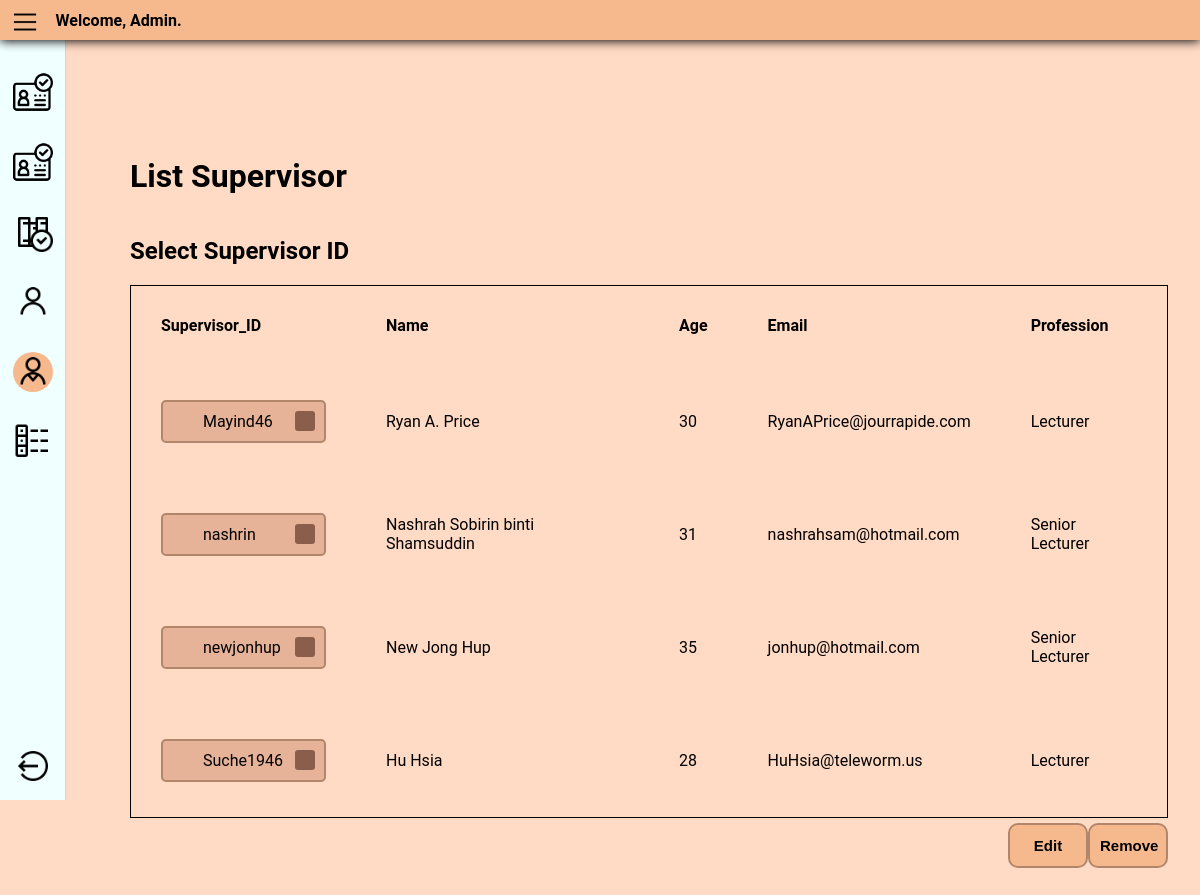
/admin/ListUser/supervisor_list/list_supervisor.php, run on the app's committed database.
### tables this page shows
CREATE TABLE `Supervisor` (
  `SUPERVISOR_ID` varchar(10) NOT NULL,
  `NAME` varchar(90) DEFAULT NULL,
  `PASSWORD` varchar(70) NOT NULL,
  `AGE` decimal(10,0) DEFAULT NULL,
  `EMAIL` varchar(80) DEFAULT NULL,
  `PROFESSION` varchar(100) DEFAULT NULL,
  `ISVERIFIED` bit(1) DEFAULT NULL
);

### admin/ListUser/supervisor_list/list_supervisor.php (the view, shortened to what this page needs)
<?php
require('../../../src/database.php');
?>
<!DOCTYPE html>
<html lang="en">
<head>
    <link rel="stylesheet" href="../../admin.css" type="text/css">
    <link rel="stylesheet" href="../../../supervisor/css/sidebar_header.css" type="text/css">
</head>
<body>
<header class="header">
    <img class="menu-icon" src="../../../src/icon/menu_128px.png" alt="menu icon" title="Menu">
    <div class="welcome-msg">
        Welcome, Admin.
    </div>
</header>
<div class="container">
    <div class="sidebar">
        <div class="middle-sidebar">
            <ul class="sidebar-item-list">
                <li>
                    <a href="../../VerifyUser/verify_supervisor.php"><img class="sidebar-item"
                                                                          src="../../../src/icon/verify_128px.png"
                                                                          alt="verify supervisor"
                                                                          title="Verify Supervisor"></a>
                </li>
                <li>
                    <a href="../../VerifyUser/verify_student.php"><img class="sidebar-item"
                                                                       src="../../../src/icon/verify_128px.png"
                                                                       alt="verify student" title="Verify Student"></a>
                </li>
                <li>
                    <a href="../../adminProject/verify_project.php"><img class="sidebar-item"
                                                                         src="../../../src/icon/verify_project_128px.png"
                                                                         alt="verify project"
                                                                         title="Verify Project"></a>
                </li>
                <li>
                    <a href="../student_list/list_student.php"><img class="sidebar-item"
                                                                    src="../../../src/icon/list_student_128px.png"
                                                                    alt="list student"
                                                                    title="List Student"></a>
                </li>
                <li>
                    <a href="list_supervisor.php"><img class="sidebar-item selected"
                                                       src="../../../src/icon/list_supervisor_128px.png"
                                                       alt="list supervisor"
                                                       title="List Supervisor"></a>
                </li>
                <li>
                    <a href="../../adminProject/list_project.php"><img class="sidebar-item"
                                                                       src="../../../src/icon/project_list_128px.png"
                                                                       alt="list project"
                                                                       title="List Project"></a>
                </li>
            </ul>
        </div>
        <div class="bottom-sidebar">
            <ul class="sidebar-item-list">
                <li>
                    <a href="../../../src/logout.php"><img class="sidebar-item" src="../../../src/icon/logout_128px.png"
                                                           alt="logout icon" title="Logout"></a>
                </li>
            </ul>
        </div>
    </div>
    <div class="content">
        <div class="verify-box">
            <h1>List Supervisor</h1>
            <h2>Select Supervisor ID</h2>
            <form action="listSupervisor_function.php" method="post">
                <table>
                    <tr>
                        <th>Supervisor_ID</th>
                        <th>Name</th>
                        <th>Age</th>
                        <th>Email</th>
                        <th>Profession</th>
                    </tr>
                    <?php
                    $sql = "SELECT * from Supervisor where ISVERIFIED = 1";
                    $result = $con->query($sql);
                    if ($result->num_rows > 0) {
                        while ($row = $result->fetch_assoc()) {
                            echo '<tr>
                        <td><div class="radioBtn">
                        <input type="radio" value="' . $row["SUPERVISOR_ID"] . '"
                        id="' . $row["SUPERVISOR_ID"] . '" name="selectRadio">
                        <label for="' . $row["SUPERVISOR_ID"] . '">' . $row["SUPERVISOR_ID"] . '</label>
                        </div> </td>
                        <td>' . $row["NAME"] . '</td>
                        <td>' . $row["AGE"] . '</td>
                        <td>' . $row["EMAIL"] . '</td>
                        <td>' . $row["PROFESSION"] . '</td>
                       </tr>';
                        }
                        echo "</table>";
                    } else
                        echo "0 result";
                    ?>
                <tfoot>
                <tr>
                    <td>
                        <div class="floated">
                            <button class="listBtn" name="editBtn">Edit</button>
                            <button class="listBtn" name="removeBtn">Remove</button>
                        </div>
                    </td>
                </tr>
                </tfoot>
            </form>
        </div>
    </div>
</div>
</body>
</html>

### admin/admin.css (style rules this page uses)
:root { --bodyColour: #ffdac4; --containerColour: #f6b98e; }
body { background-color: var(--bodyColour); margin: 0; }
.sidebar { margin-right: 2rem; }
.verify-box { margin-top: 2rem; display: flex; flex-direction: column; padding-bottom: 2rem; padding-top: 2rem; margin-left: auto; margin-right: auto; }
.listBtn { background-color: var(--containerColour); color: black; height: 3em; width: 80px; font-size: 15px; font-weight: bold; border-radius: 10px; position: relative; padding: 10px; transition-duration: 0.4s; border: 2px solid #b2866a; margin-top: 5px; }
table { border-collapse: collapse; border: 1px solid; border-spacing: 10px; width: 100%; }
th, td { padding: 30px; text-align: left; }
.floated { display: flex; justify-content: flex-end; }
.radioBtn { position: relative; display: block; margin-top: 5px; margin-bottom: 5px; width: 165px; }
.radioBtn label { display: block; background: rgba(206, 136, 104, 0.48); color: black; border-radius: 5px; padding: 10px 40px; border: 2px solid #b2866a; cursor: pointer; }
.radioBtn label:after, .radioBtn label:before { content: ""; position: absolute; right: 11px; top: 11px; width: 20px; height: 20px; border-radius: 3px; background: #8a5e4a; }
.radioBtn label:before { background: transparent; transition: 0.1s width cubic-bezier(0.075, 0.82, 0.165, 1) 0s, 0.3s height cubic-bezier(0.075, 0.82, 0.165, 2) 0.1s; z-index: 2; overflow: hidden; background-repeat: no-repeat; background-size: 13px; background-position: center; width: 0; height: 0; }

### supervisor/css/sidebar_header.css (style rules this page uses)
:root { --bodyColour: #ffdac4; --containerColour: #f6b98e; --DarkercontainerColour: #ff8834; --shadowColour: #b14b02; --headerHeight: 40px; }
body { font-family: "Roboto", Verdana, Arial, sans-serif; background-color: var(--bodyColour); margin: 0; }
.header { background-color: var(--containerColour); position: sticky; top: 0; display: flex; height: var(--headerHeight); box-shadow: 0 1px 10px black; align-items: center; z-index: 9999; }
.menu-icon { width: 30px; height: 30px; padding-top: 0.3em; padding-left: 0.6em; }
.sidebar { flex-shrink: 0; overflow: hidden; background-color: azure; width: 65px; border-right: 1px solid lightgrey; display: flex; flex-direction: column; position: sticky; height: calc(100vh - var(--headerHeight)); left: 0; top: var(--headerHeight); }
.middle-sidebar { width: 100%; flex-grow: 1; overflow-y: auto; overflow-x: hidden; margin: 1rem 0; }
.bottom-sidebar { width: 100%; }
.container { display: flex; }
.sidebar-item-list { list-style: none; display: flex; flex-direction: column; align-items: center; margin: 0; padding: 0; }
.sidebar-item { width: 40px; height: 40px; margin-top: 1rem; margin-bottom: 10px; }
.content { display: flex; margin: 2rem; }
.welcome-msg { display: inline; padding-left: 1rem; font-weight: bold; }
.sidebar-item.selected { background-color: var(--containerColour); border-radius: 100px; }

### data on the page
supervisor: SUPERVISOR_ID "Mayind46", NAME "Ryan A. Price", AGE "30", EMAIL "RyanAPrice@jourrapide.com", PROFESSION "Lecturer"
supervisor: SUPERVISOR_ID "nashrin", NAME "Nashrah Sobirin binti Shamsuddin", AGE "31", EMAIL "nashrahsam@hotmail.com", PROFESSION "Senior Lecturer"
supervisor: SUPERVISOR_ID "newjonhup", NAME "New Jong Hup", AGE "35", EMAIL "jonhup@hotmail.com", PROFESSION "Senior Lecturer"
supervisor: SUPERVISOR_ID "Suche1946", NAME "Hu Hsia", AGE "28", EMAIL "HuHsia@teleworm.us", PROFESSION "Lecturer"
